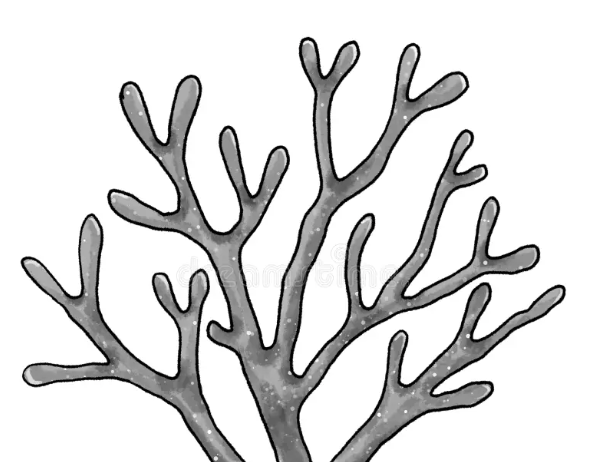
#> input picture plant.png, 594 x 462 px, found by its file name
$ python pngtomem.py
#> lines starting #> are read from the running program, lines starting #| are printed output that depends on the picture
import numpy as np
from PIL import Image

INPUT_IMAGE     = "plant.png"
OUTPUT_MEM_FILE = "plant.mem"

TARGET_SIZE     = (50, 50)
WRITE_OUTPUT    = True

BINARY_MODE     = False
THRESHOLD       = 0.5           # used only if BINARY_MODE = True

img = Image.open(INPUT_IMAGE).convert("RGB")
img = img.resize(TARGET_SIZE, Image.NEAREST)
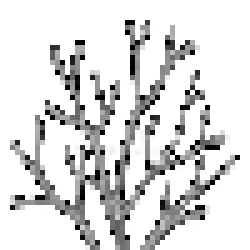
#> img: PIL image 50x50 RGB (shown 5 times larger); mean R, G, B 217.9, 217.9, 217.9
I = np.asarray(img, dtype=np.float32) / 255.0
gray = 0.299 * I[:, :, 0] + 0.587 * I[:, :, 1] + 0.114 * I[:, :, 2]

bw = 1.0 - gray
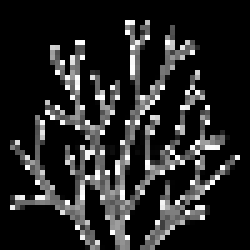
#> bw: shape (50, 50) float32 (shown 5 times larger); min 0, max 1, mean 0.145

if BINARY_MODE:
    bw = (bw > THRESHOLD).astype(np.float32)

I = np.stack([bw, bw, bw], axis=2)


im = np.floor(I * 255 / 64).astype(np.uint8)  # each channel 0–3
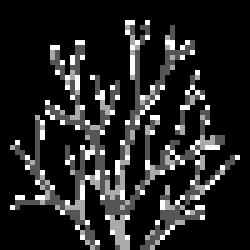
#> im: shape (50, 50, 3) (shown 5 times larger); min 0, max 3, mean 0.426; drawn with min black and max white

def print2bits(x: int) -> str:
    if x == 0:
        return "00"
    elif x == 1:
        return "01"
    elif x == 2:
        return "10"
    elif x == 3:
        return "11"
    else:
        return "ERROR"


if WRITE_OUTPUT:
    print("Writing output file:", OUTPUT_MEM_FILE)

    rows, cols, _ = im.shape
#> rows = 50; cols = 50
    print(f"MEM image size: {cols} x {rows} pixels")
#| MEM image size: 50 x 50 pixels

    with open(OUTPUT_MEM_FILE, "w") as fid:
        for row in range(rows):
            for col in range(cols):
                # Use the red channel (they're all the same)
                r = int(im[row, col, 0])
                fid.write(f"{print2bits(r)} ")
            fid.write("\n")

    print("Done.")
